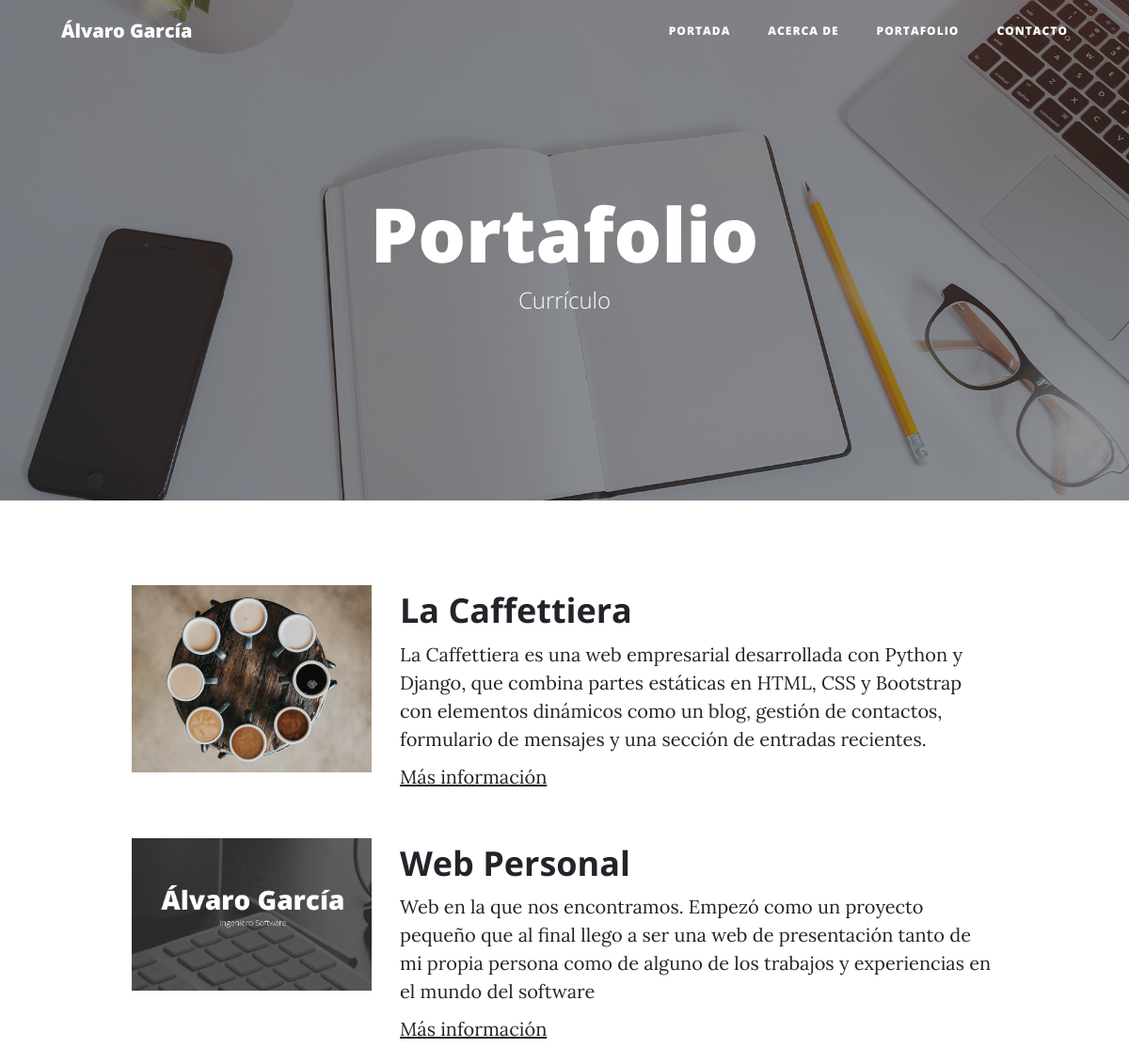
/portfolio/ (upper part), run on an earlier commit of the app's database.
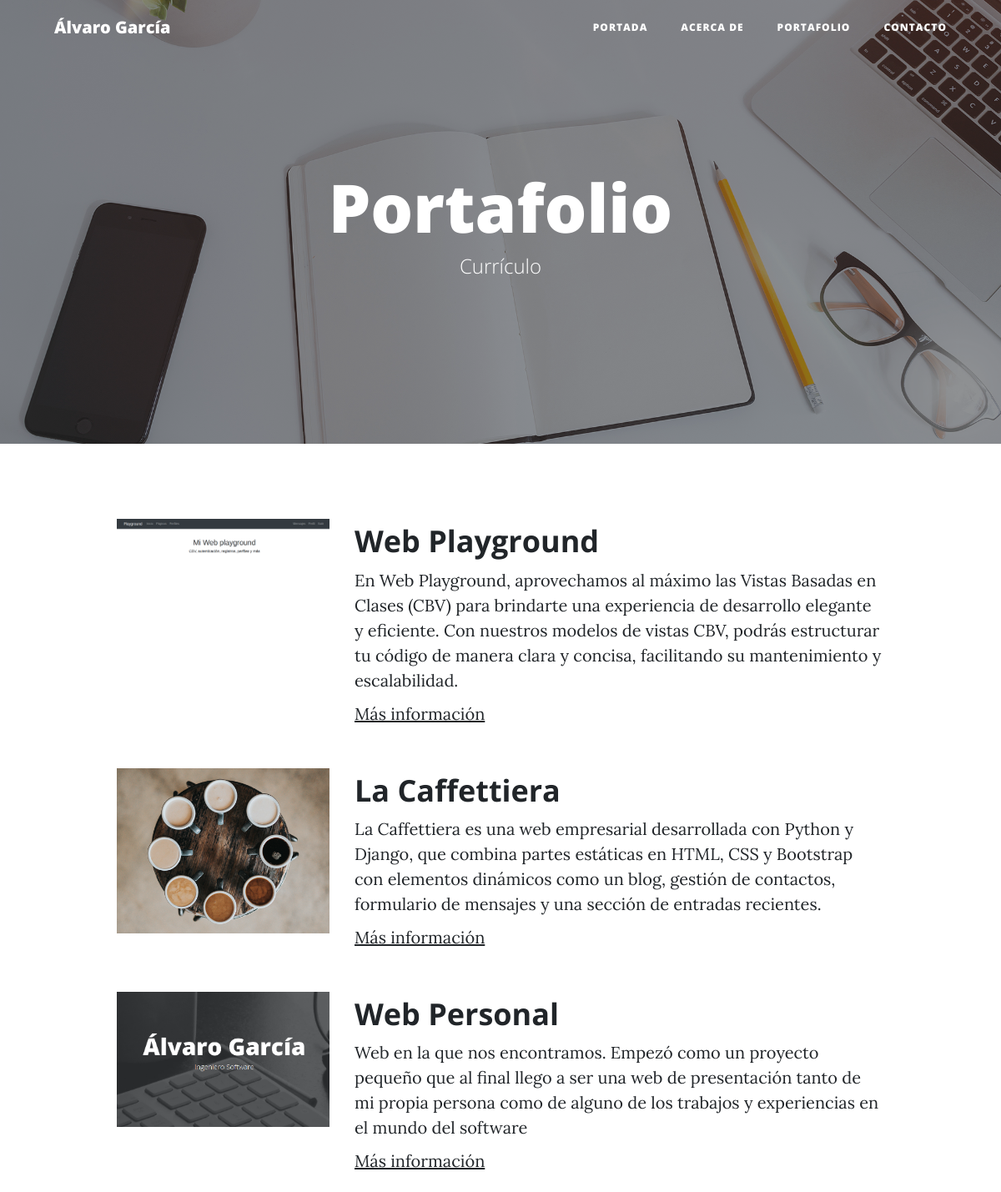
And on a later commit of the database.
### portfolio/models.py (models this page shows, shortened)
class Project(models.Model):
    title = models.CharField(max_length=100, verbose_name = 'titulo')
    description = models.TextField( verbose_name = 'descripcion')
    image = models.ImageField( verbose_name = 'imagen', upload_to= 'projects')
    created = models.DateTimeField(auto_now_add = True, verbose_name = 'fecha de creacion')
    updated = models.DateTimeField(auto_now = True, verbose_name = 'fecha de actualizacion')
    url = models.URLField(null = True, blank = True)
    class Meta:
        verbose_name = 'proyecto'
        verbose_name_plural = 'proyectos'
        ordering = ['-created']

### portfolio/views.py (the view)
# urls.py: path('portfolio/', portfolio_views.portfolio ,name="portfolio"),
def portfolio(request):
    projects = Project.objects.all()
    context ={'projects': projects}
    return render(request,"portfolio/portfolio.html", context)

### portfolio/templates/portfolio/portfolio.html (shortened to what this page needs)
{% extends 'core/base.html' %}
{% block background %}{%load static %}{% static 'core/img/portfolio-bg.jpg' %}{% endblock %}
{% block headers %}
    <h1>Portafolio</h1>
    <span class="subheading">Currículo</span>
{% endblock %}
{% block cuerpo %}
	{% for project in projects%}
		<div class="row project">
			<div class="col-lg-3 col-md-4 offset-lg-1">
					<img class="img-fluid" src="{{project.image.url}}" alt="">
			</div>
			<div class="col-lg-7 col-md-8">
				<h2 class="section-heading title">{{project.title}}</h2>
				<p>{{project.description}}</p>
				{% if project.url %}
					<p><a href="{{project.url}}">Más información</a></p>
				{% endif %}
			</div>
		</div>
	{% endfor %}
{% endblock %}

What changed in the data, as far as the page shows it:
added Project: image (picture), title "Web Playground", description "En Web Playground, aprovechamos al máximo las Vistas Basadas en Clases (CBV) para brindarte una experiencia de desarrollo elegante y eficiente. Con nuestros modelos de vistas CBV, podrás estructurar tu código de manera clara y concisa, facilitando su mantenimiento y escalabilidad."
